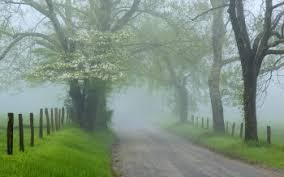
#> input picture sample/d22.jpg, 284 x 177 px
$ python dehaze.py   (older library calls are emulated)
#> lines starting #> are read from the running program, lines starting #| are printed output that depends on the picture
"""Single image dehazing."""
from __future__ import division
import cv2
import numpy as np


class Channel_value:
    val = -1.0
    intensity = -1.0


def find_intensity_of_atmospheric_light(img, gray):
    top_num = int(img.shape[0] * img.shape[1] * 0.001)
    toplist = [Channel_value()] * top_num
    dark_channel = find_dark_channel(img)

    for y in xrange(img.shape[0]):
        for x in xrange(img.shape[1]):
            val = img.item(y, x, dark_channel)
            intensity = gray.item(y, x)
            for t in toplist:
                if t.val < val or (t.val == val and t.intensity < intensity):
                    t.val = val
                    t.intensity = intensity
                    break

    max_channel = Channel_value()
    for t in toplist:
        if t.intensity > max_channel.intensity:
            max_channel = t

    return max_channel.intensity


def find_dark_channel(img):
    return np.unravel_index(np.argmin(img), img.shape)[2]


def clamp(minimum, x, maximum):
    return max(minimum, min(x, maximum))


def dehaze(img, light_intensity, windowSize, t0, w):
    size = (img.shape[0], img.shape[1])

    outimg = np.zeros(img.shape, img.dtype)

    for y in xrange(size[0]):
        for x in xrange(size[1]):
            x_low = max(x-(windowSize//2), 0)
            y_low = max(y-(windowSize//2), 0)
            x_high = min(x+(windowSize//2), size[1])
            y_high = min(y+(windowSize//2), size[0])

            sliceimg = img[y_low:y_high, x_low:x_high]

            dark_channel = find_dark_channel(sliceimg)
            t = 1.0 - (w * img.item(y, x, dark_channel) / light_intensity)

            outimg.itemset((y,x,0), clamp(0, ((img.item(y,x,0) - light_intensity) / max(t, t0) + light_intensity), 255))
            outimg.itemset((y,x,1), clamp(0, ((img.item(y,x,1) - light_intensity) / max(t, t0) + light_intensity), 255))
            outimg.itemset((y,x,2), clamp(0, ((img.item(y,x,2) - light_intensity) / max(t, t0) + light_intensity), 255))
    return outimg


def main():
    imageName = input() #eg. fg5.jpg
#> the answer given: sample/d22.jpg
    img = cv2.imread(imageName)
#> img is the input picture: shape (177, 284, 3); mean B, G, R 129.2, 146, 128.3
    cv2.namedWindow("result", cv2.CV_WINDOW_AUTOSIZE)
    gray = cv2.cvtColor(img, cv2.COLOR_BGR2GRAY)
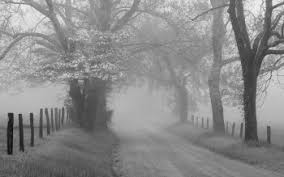
#> gray: shape (177, 284); min 12, max 246, mean 138.8
    light_intensity = find_intensity_of_atmospheric_light(img, gray)
#> in find_intensity_of_atmospheric_light, `dark_channel = find_dark_channel(img)`: dark_channel = 0
#> after the loop in find_intensity_of_atmospheric_light, `for y in xrange(img.shape[0]):`: t.intensity = 246; t.val = 255
#> light_intensity = 246
    w = 0.95
    t0 = 0.55
    outimg = dehaze(img, light_intensity, 20, t0, w)
#> after the loop in dehaze, `for y in xrange(size[0]):`:
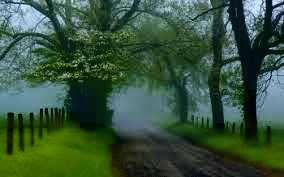
#> outimg: shape (177, 284, 3); mean B, G, R 60, 83.3, 54.5
    name = imageName+'_out_t0'+str(t0)+'_w'+str(w)+'.jpg'
    print(name)
    cv2.imwrite(name, outimg)

if __name__ == "__main__": main()
